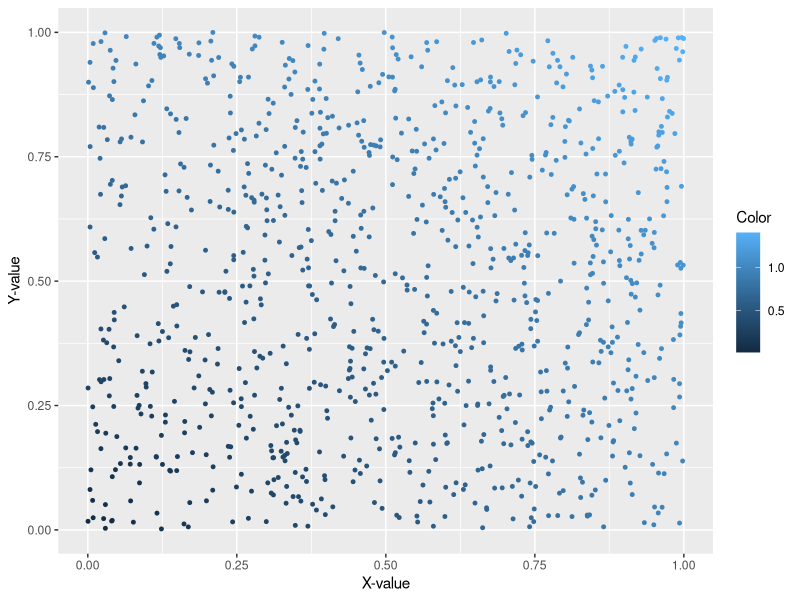

Source code (R): (Note: this script raises an error after producing the figure.)
install.packages("ggforce")

library(ggplot2)
library(psych)
library(tidyverse)
library(dplyr)
library(ggforce)

set.seed(100)
iteration <- 1000

x <- runif(iteration, 0, 1)
y <- runif(iteration, 0, 1)
z <- sqrt(x^2 + y^2)
d <- sqrt(x^2 + y^2 <=1)

df <- data.frame(cbind(x, y, z))

df <- mutate(df, sets = case_when (
  z < 0.4 ~ 'group 1',
  z < 0.8 ~ 'group 2',
  z < 1 ~ 'group 3'))

arc <- data.frame(i = c(0.4, 0.8, 1))
pi_apox <- pi - (4 * d / iteration)

plot <- ggplot(df, aes(x = x, y = y, color = z)) + 
  geom_point(size = 1) +
  labs(x = "X-value", y = "Y-value") +
  print(labs(colour = "Color"))

arc_sets <- data.frame(cb = c(0.4, 0.8, 1))
points_within_circle <- sqrt(x^2 + y^2) <= 1
pi_apox <- pi - (4*(points_within_circle/iterations))

plot <- ggplot() + geom_point(data = df, aes(x = x, y = y, color = sets)) +
  scale_color_manual(values = c("yellow", "red", "blue", "grey")) +
  geom_arc(data = arc_sets, aes(x0 = 0, y0 = 0, r = cb, start = 0,
                                end = 0.5 * pi, size = 1))
plot
